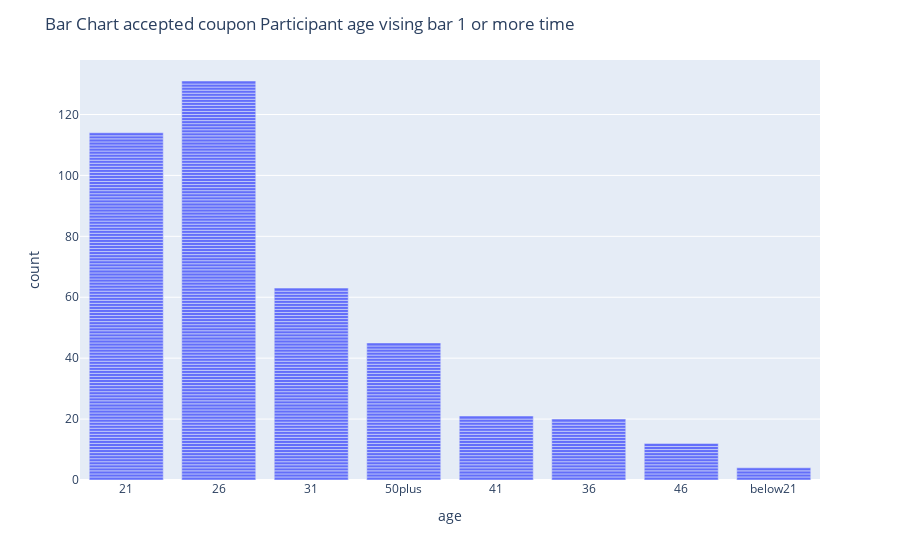

Notebook code for this chart:
### Markdown cell above
4. Compare the acceptance rate between drivers who go to a bar more than once a month and are over the age of 25 to the all others.  Is there a difference?

### Code cell
# Barchart of accepted coupon by age
figII4a = px.bar(data6.query('Y == 1'), x="age")
figII4a.update_layout(title="Bar Chart accepted coupon Participant age vising bar 1 or more time")
figII4a.show()

### Figure 1 — Plotly figure (JSON) as saved in the notebook; plotly's stock layout.template omitted (floating-point values rounded to 4 significant figures; data arrays with more than 128 entries replaced by an {"elided": "..."} marker saying what was removed)
{"data": [{"alignmentgroup": "True", "hovertemplate": "age=%{x}<br>count=%{y}<extra></extra>", "legendgroup": "", "marker": {"color": "#636efa", "pattern": {"shape": ""}}, "name": "", "offsetgroup": "", "orientation": "v", "showlegend": false, "textposition": "auto", "type": "bar", "x": {"elided": "410 str values"}, "xaxis": "x", "y": {"elided": "410 int values"}, "yaxis": "y"}], "layout": {"barmode": "relative", "legend": {"tracegroupgap": 0}, "margin": {"t": 60}, "title": {"text": "Bar Chart accepted coupon Participant age vising bar 1 or more time"}, "xaxis": {"anchor": "y", "domain": [0, 1], "title": {"text": "age"}}, "yaxis": {"anchor": "x", "domain": [0, 1], "title": {"text": "count"}}}}
